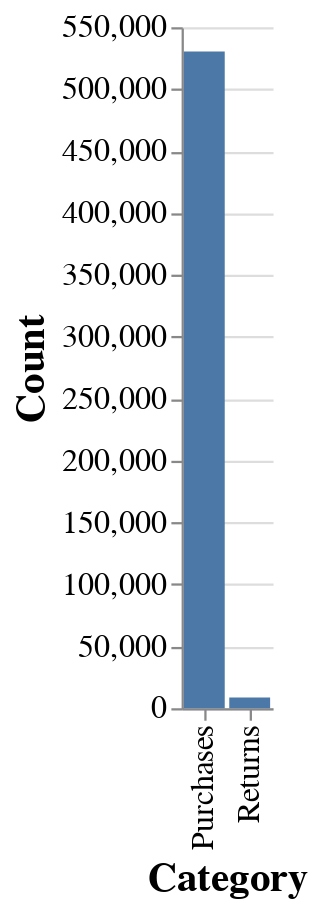

Here is the notebook cell this chart was saved with:
### Markdown cell above
### Käufe vs Rückgaben

### Code cell
purchases = df[~df['InvoiceNo'].str.contains('C')]
returns = df[df['InvoiceNo'].str.contains('C')]
purchases_count = purchases.shape[0]
returns_count = returns.shape[0]
# Create a dataframe with the counts
data = pd.DataFrame({'Category': ['Purchases', 'Returns'], 'Count': [purchases_count, returns_count]})
# Create the chart
chart = alt.Chart(data).mark_bar().encode(
    x='Category',
    y='Count'
).configure_view(
    strokeWidth=0
).configure_title(
    fontSize=22,
    font="Arial",
    color="black",
    anchor="start"
).configure_axis(
    labelFont="Arial",
    titleFont="Arial",
    labelFontSize=14,
    titleFontSize=18
)
chart

### Figure 1 — Vega-Lite specification as saved in the notebook (floating-point values rounded to 4 significant figures)
{"config": {"view": {"continuousWidth": 400, "continuousHeight": 300, "strokeWidth": 0}, "axis": {"labelFont": "Arial", "labelFontSize": 14, "titleFont": "Arial", "titleFontSize": 18}, "title": {"anchor": "start", "color": "black", "font": "Arial", "fontSize": 22}}, "data": {"name": "data-145f72bb5c3dee592c1df7b94b0fc2e5"}, "mark": "bar", "encoding": {"x": {"field": "Category", "type": "nominal"}, "y": {"field": "Count", "type": "quantitative"}}, "$schema": "https://vega.github.io/schema/vega-lite/v4.17.0.json", "datasets": {"data-145f72bb5c3dee592c1df7b94b0fc2e5": [{"Category": "Purchases", "Count": 530407}, {"Category": "Returns", "Count": 8706}]}}
